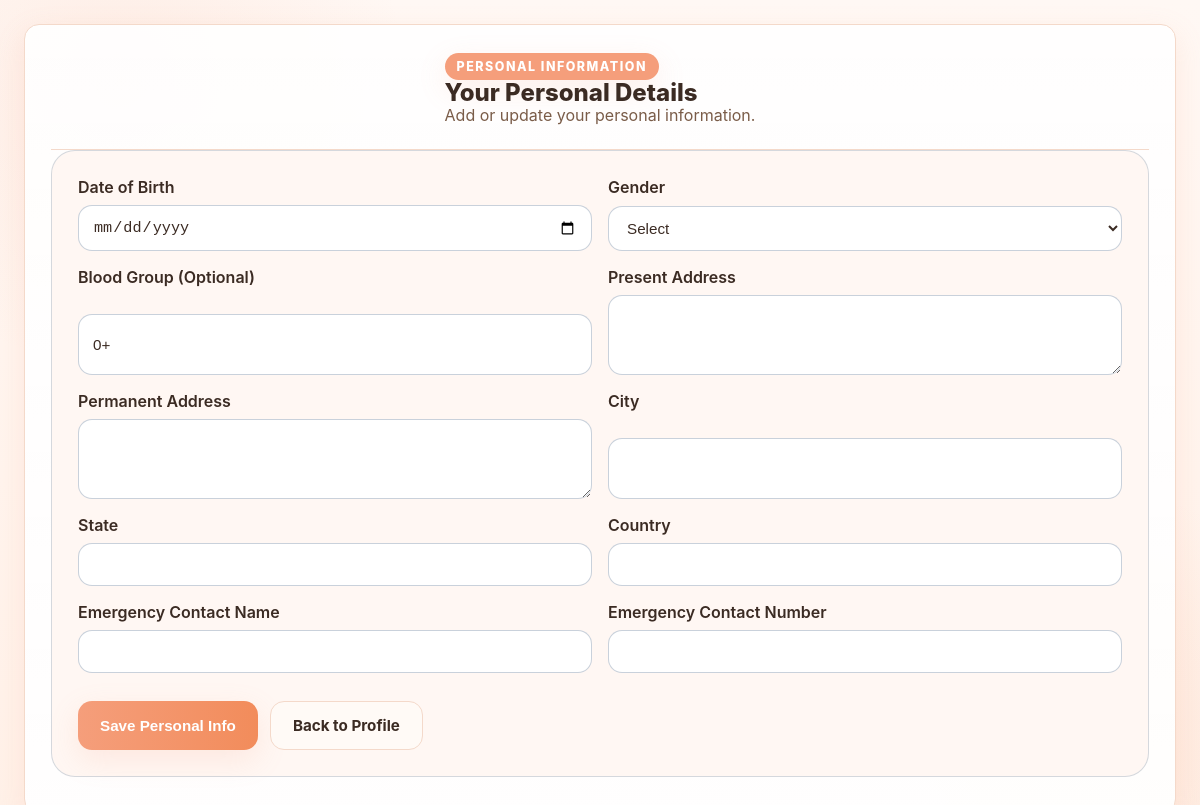
Page /manager/personal-info/ (signed in) on the earlier database version.
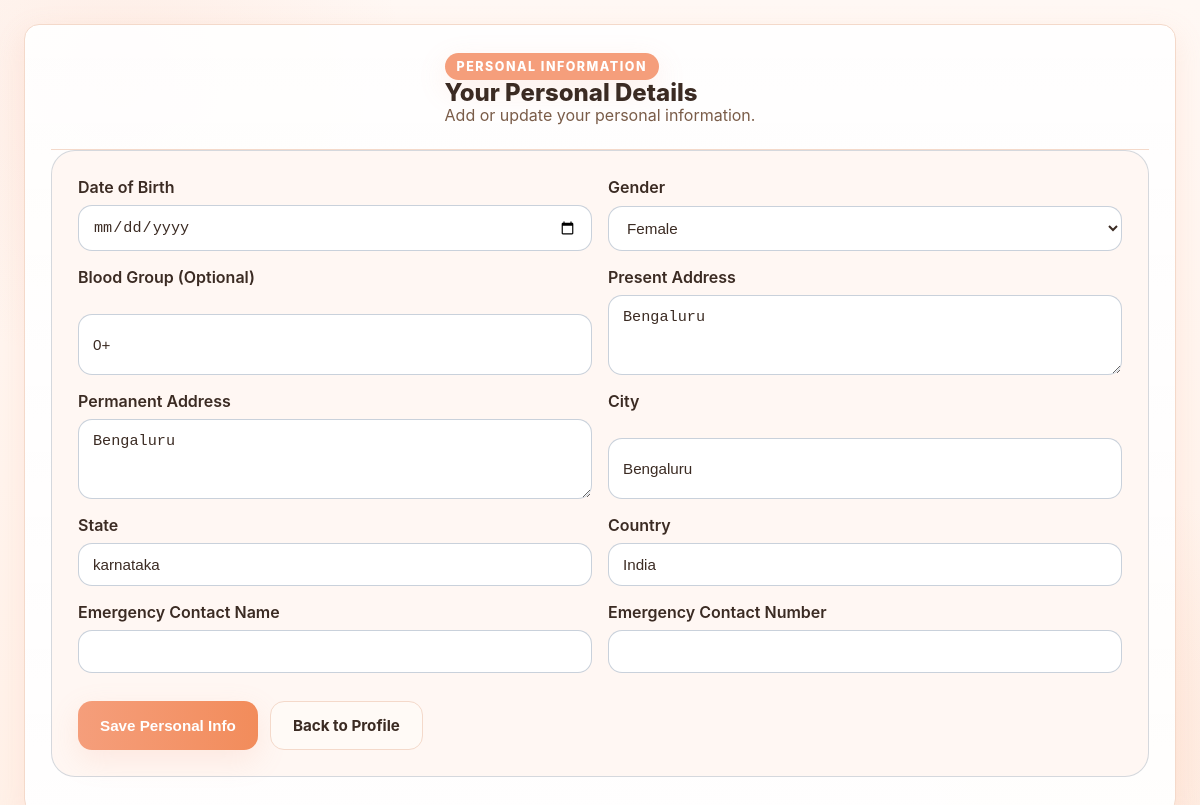
Same page on the later database version.
### employees/models.py (models this page shows, shortened)
class Employee(models.Model):
    ROLE_CHOICES = [
        ("Admin", "Admin"),
        ("Manager", "Manager"),
        ("HR", "HR"),
        ("Team Lead", "Team Lead"),
        ("Employee", "Employee"),
    ]
    GENDER_CHOICES = [
        ("Male", "Male"),
        ("Female", "Female"),
        ("Other", "Other"),
        ("Prefer not to say", "Prefer not to say"),
    ]
    EMPLOYMENT_TYPE_CHOICES = [
        ("Full-Time", "Full-Time"),
        ("Part-Time", "Part-Time"),
        ("Contract", "Contract"),
        ("Intern", "Intern"),
    ]
    user = models.OneToOneField(
        User,
        on_delete=models.CASCADE
    )
    employee_id = models.CharField(
        max_length=20,
        unique=True
    )
    department = models.CharField(
        max_length=100
    )
    designation = models.CharField(
        max_length=100
    )
    role = models.CharField(
        max_length=20,
        choices=ROLE_CHOICES,
        default="Employee"
    )
    phone = models.CharField(
        max_length=15
    )
    joining_date = models.DateField()
    profile_image = models.ImageField(
        upload_to="employees/",
        blank=True,
        null=True
    )
    dob = models.DateField(
        blank=True,
        null=True
    )
    gender = models.CharField(
        max_length=30,
        choices=GENDER_CHOICES,
        blank=True
    )
    blood_group = models.CharField(
        max_length=5,
        blank=True
    )
    present_address = models.TextField(
        blank=True
    )
    permanent_address = models.TextField(
        blank=True
    )
    city = models.CharField(
        max_length=100,
        blank=True
    )
    state = models.CharField(
        max_length=100,
        blank=True
    )
    country = models.CharField(
        max_length=100,
        blank=True
    )
    emergency_contact_name = models.CharField(
        max_length=100,
        blank=True
    )
    emergency_contact = models.CharField(
        max_length=15,
        blank=True
    )
    reporting_manager = models.CharField(
        max_length=100,
        blank=True
    )
    team_name = models.CharField(
        max_length=100,
        blank=True
    )
    work_location = models.CharField(
        max_length=100,
        blank=True
    )
    employment_type = models.CharField(
        max_length=30,
        choices=EMPLOYMENT_TYPE_CHOICES,
        default="Full-Time"
    )
    created_at = models.DateTimeField(
        auto_now_add=True
    )
    updated_at = models.DateTimeField(
        auto_now=True
    )

### manager_profile/views.py (the view, shortened to what this page needs)
# urls.py: path("personal-info/", views.personal_info, name="personal_info"),
@login_required(login_url="login")
def personal_info(request):
    employee = get_object_or_404(Employee, user=request.user)
    return render(request, "manager_profile/personal-info.html", {"employee": employee})

### manager_profile/templates/manager_profile/personal-info.html (shortened to what this page needs)
{% load static %}
<!DOCTYPE html>
<html lang="en">
<head>
  <link rel="stylesheet" href="{% static 'manager_profile/css/style.css' %}" />
</head>
<body>
<div class="profile-page">
  <header class="profile-header">
    <div>
      <p class="profile-badge">Personal Information</p>
      <h1 class="profile-name">Your Personal Details</h1>
      <p class="profile-role">Add or update your personal information.</p>
    </div>
  </header>
  <article class="panel-card">
    <form id="personalInfoForm" class="form-grid" method="POST">
      <label>Date of Birth
        <input type="date" name="dob" value="{{ employee.dob|date:'Y-m-d' }}" />
      </label>
      <label>Gender
        <select name="gender">
          <option value="">Select</option>
          <option {% if employee.gender == 'Female' %}selected{% endif %}>Female</option>
        </select>
      </label>
      <label>Blood Group (Optional)
        <input type="text" name="bloodGroup" placeholder="e.g., O+" value="{{ employee.blood_group }}" />
      </label>
      <label class="textarea-label">Present Address
        <textarea name="presentAddress" rows="3">{{ employee.present_address }}</textarea>
      </label>
      <label class="textarea-label">Permanent Address
        <textarea name="permanentAddress" rows="3">{{ employee.permanent_address }}</textarea>
      </label>
      <label>City
        <input type="text" name="city" value="{{ employee.city }}" />
      </label>
      <label>State
        <input type="text" name="state" value="{{ employee.state }}" />
      </label>
      <label>Country
        <input type="text" name="country" value="{{ employee.country }}" />
      </label>
      <label>Emergency Contact Name
        <input type="text" name="emergencyContactName" value="{{ employee.emergency_contact_name }}" />
      </label>
      <label>Emergency Contact Number
        <input type="tel" name="emergencyContactNumber" value="{{ employee.emergency_contact }}" />
      </label>
      <div class="form-actions">
        <button type="submit" class="btn btn-primary">Save Personal Info</button>
        <a class="btn btn-secondary" href="{% url 'manager_profile' %}">Back to Profile</a>
      </div>
    </form>
  </article>
</div>
</body>
</html>

Differences in the rows shown:
changed Employee: gender (not shown) → "Female"; presentAddress (not shown) → "Bengaluru"; permanentAddress (not shown) → "Bengaluru"; city (not shown) → "Bengaluru"; state (not shown) → "karnataka"; country (not shown) → "India"
Other differences:
form field gender: "Select" → (not shown)
